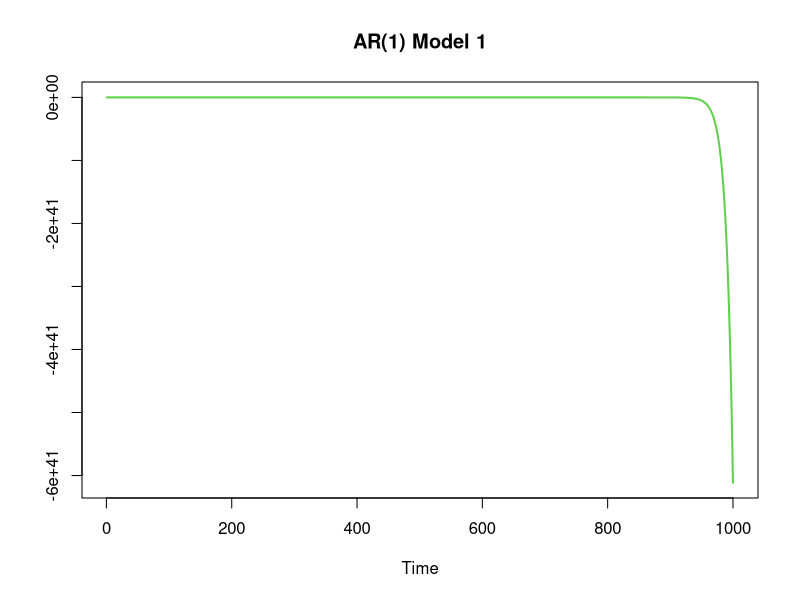
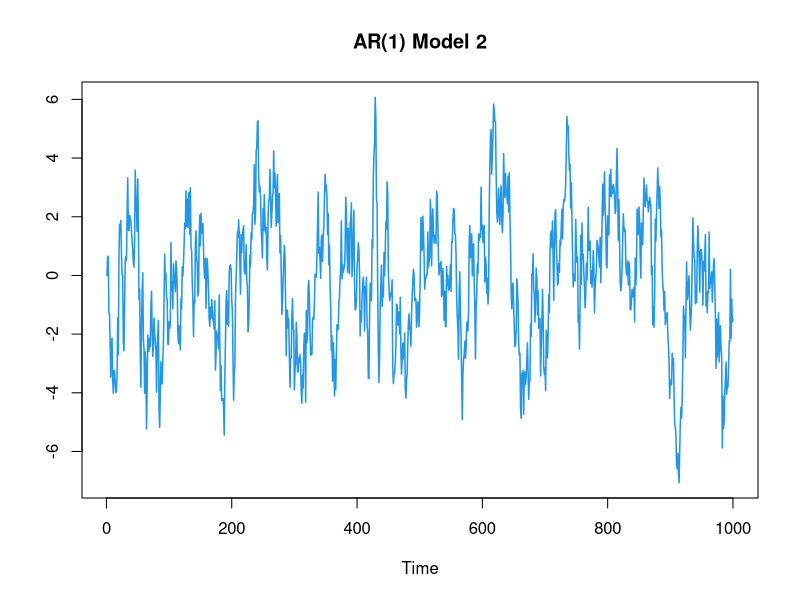
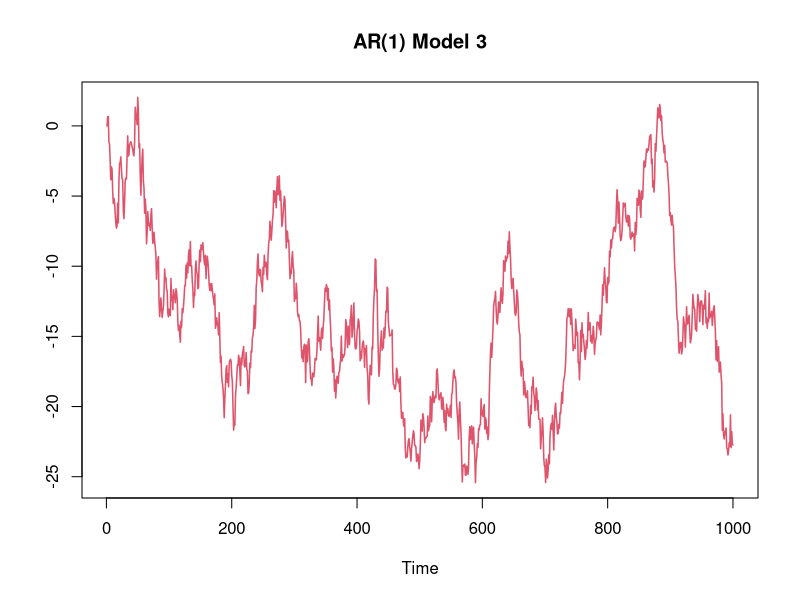
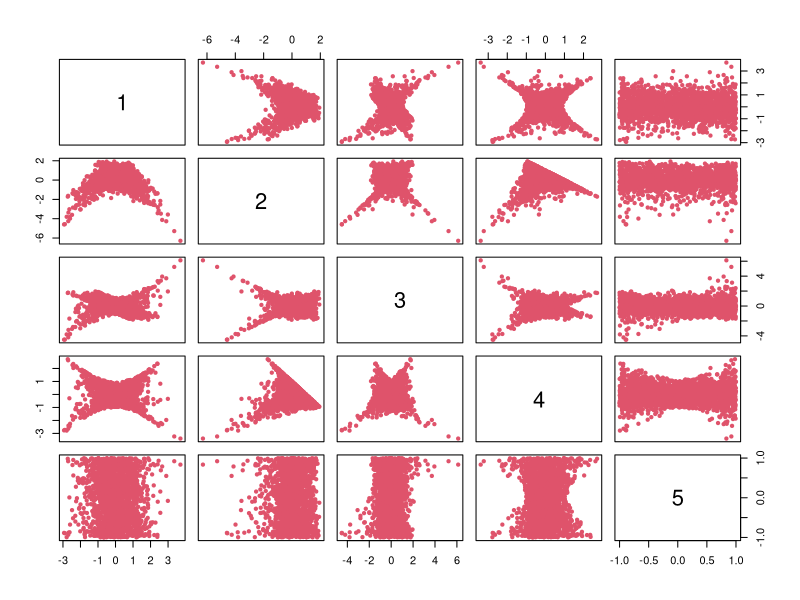

Source code (R) for these figures, in order:
##################################
### Graphs for AR(p) processes ###
##################################

#arima.sim or other methods don't generate non-stationary time series so this is done manually.

T=1000

########################
# Non-stationary AR(1) #
########################

y1=rep(0,T)
set.seed(44)
for(t in 2:T){
  y1[t] = rnorm(1,1.1*y1[t-1], 1)
}

plot(ts(y1),col=3,lwd=2, main = 'AR(1) Model 1',ylab=NULL,xlab='Time')

########################
# Stationary AR(1)     #
########################

y2=rep(0,T)
set.seed(44)
for(t in 2:T){
  y2[t] = rnorm(1,0.9*y2[t-1], 1)
}

plot(ts(y2),col=4,lwd=1.5, main = 'AR(1) Model 2',ylab=NULL,xlab='Time')

########################
# Random Walk AR(1)    #
########################

y3=rep(0,T)
set.seed(44)
for(t in 2:T){
  y3[t] = rnorm(1,y3[t-1], 1)
}

plot(ts(y3),col=2,lwd=1.5, main = 'AR(1) Model 3',ylab=NULL,xlab='Time')


#########################
# Stationary region     #
#########################

#Transformation [-1,1]^p -> C_p
r2phi <- function(r){
  p = length(r)
  mat = diag(as.numeric(r)) #rkk = rk
  for(k in 2:p){
    for(i in 1:(k-1)){
      mat[i,k] = mat[i,(k-1)]-r[k]*mat[(k-i),(k-1)]
    }
  }
  return(as.numeric(mat[,p]))
}

#sample
samp=runif(10000,-1,1)
sampmat=matrix(samp,nrow=2000,ncol=5)
statsamp=matrix(0,2000,5)
for(i in 1:nrow(statsamp)){
  statsamp[i,]=r2phi(sampmat[i,])
}
pairs(statsamp,col='2',pch=20, labels=c(1:5))
